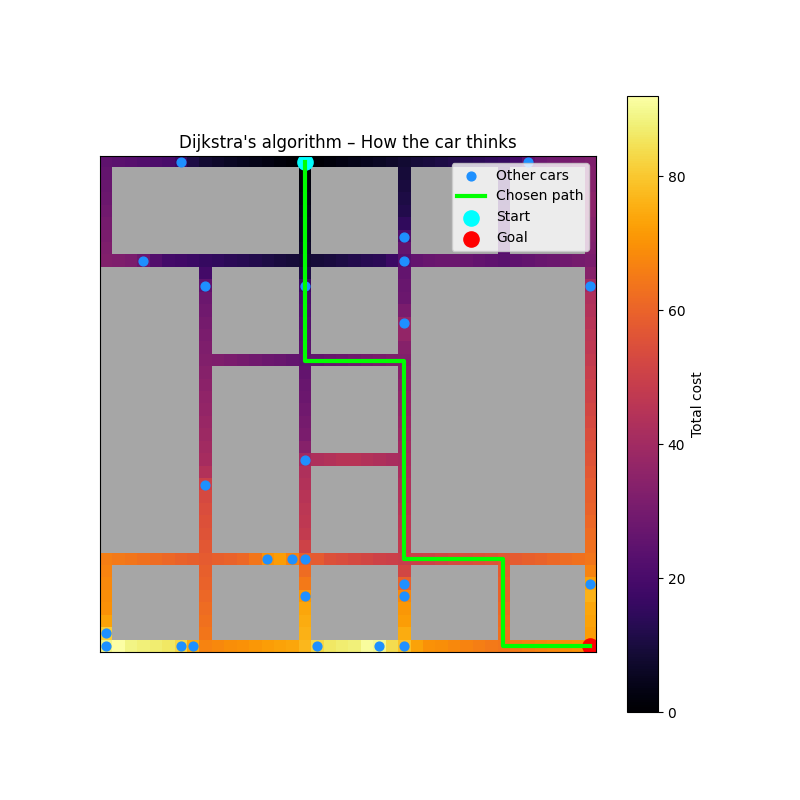

Write Python code to recreate this figure.
import numpy as np
import matplotlib.pyplot as plt
from heapq import heappush, heappop
import random

# ----------------------------------
# Grid settings
# ----------------------------------
GRID_W = 40
GRID_H = 40

# ----------------------------------
# Road mask (EXAKT som din)
# ----------------------------------
road_mask = np.zeros((GRID_H, GRID_W), dtype=int)

for i in range(0, GRID_H, 8):
    road_mask[i, :] = 1
for j in range(0, GRID_W, 8):
    road_mask[:, j] = 1

road_mask[0, :] = 1
road_mask[GRID_H-1, :] = 1
road_mask[:, 0] = 1
road_mask[:, GRID_W-1] = 1

for i in range(1, 8):
    road_mask[i,8] = 0
for i in range(9,32):
    road_mask[i,32] = 0
for j in range(25,39):
    road_mask[16,j] = 0
    road_mask[24,j] = 0
for j in range(9,16):
    road_mask[24,j] = 0
for i in range(9,32):
    road_mask[i,0] = 0
for j in range(0,8):
    road_mask[16,j] = 0
    road_mask[24,j] = 0

# ----------------------------------
# Start & mål (ego-bilen)
# ----------------------------------
start = (0, 16)
goal  = (39, 39)

# ----------------------------------
# Placera "andra bilar"
# ----------------------------------
N_OTHER_CARS = 25
other_cars = []

road_cells = [(r,c) for r in range(GRID_H) for c in range(GRID_W)
              if road_mask[r,c] == 1 and (r,c) not in [start, goal]]

random.seed(3)
other_cars = random.sample(road_cells, N_OTHER_CARS)

# ----------------------------------
# Cost map med trafik
# ----------------------------------
def compute_cost_map():
    cost = np.ones((GRID_H, GRID_W))

    for (r,c) in other_cars:
        cost[r,c] += 5      # lokal kostnad
        for dr,dc in [(1,0),(-1,0),(0,1),(0,-1)]:
            nr,nc = r+dr, c+dc
            if 0 <= nr < GRID_H and 0 <= nc < GRID_W:
                cost[nr,nc] += 2  # spill-over

    return cost

# ----------------------------------
# Dijkstra (full heatmap)
# ----------------------------------
def dijkstra(start, goal, cost_map):
    dist = np.full((GRID_H, GRID_W), np.inf)
    prev = {}
    pq = []

    dist[start] = 0
    prev[start] = None
    heappush(pq, (0, start))

    while pq:
        cur_cost, (r,c) = heappop(pq)

        for dr,dc in [(1,0),(-1,0),(0,1),(0,-1)]:
            nr,nc = r+dr, c+dc
            if not (0 <= nr < GRID_H and 0 <= nc < GRID_W):
                continue
            if road_mask[nr,nc] != 1:
                continue

            new_cost = cur_cost + cost_map[nr,nc]
            if new_cost < dist[nr,nc]:
                dist[nr,nc] = new_cost
                prev[(nr,nc)] = (r,c)
                heappush(pq, (new_cost, (nr,nc)))

    return dist, prev

# ----------------------------------
# Reconstruct path
# ----------------------------------
def reconstruct(prev, start, goal):
    path = []
    node = goal
    while node in prev:
        path.append(node)
        node = prev[node]
        if node is None:
            break
    path.reverse()
    return path

# ----------------------------------
# Run
# ----------------------------------
cost_map = compute_cost_map()
dist, prev = dijkstra(start, goal, cost_map)
path = reconstruct(prev, start, goal)

masked_dist = np.ma.masked_where(road_mask == 0, dist)

# ----------------------------------
# Plot
# ----------------------------------
plt.figure(figsize=(8,8))

# Heatmap = bilens tanke
plt.imshow(masked_dist, cmap="inferno")
plt.colorbar(label="Total cost")

# Vägar
plt.imshow(np.ma.masked_where(road_mask == 1, road_mask),
           cmap="gray", alpha=0.35)

# Andra bilar
ys = [r for r,c in other_cars]
xs = [c for r,c in other_cars]
plt.scatter(xs, ys, c="dodgerblue", s=40, label="Other cars")

# Ego-bilens väg
if path:
    px = [p[1] for p in path]
    py = [p[0] for p in path]
    plt.plot(px, py, color="lime", linewidth=3, label="Chosen path")

# Start & mål
plt.scatter(start[1], start[0], c="cyan", s=120, label="Start")
plt.scatter(goal[1], goal[0], c="red", s=120, label="Goal")

plt.title("Dijkstra's algorithm – How the car thinks")
plt.legend()
plt.xticks([]); plt.yticks([])
plt.show()
